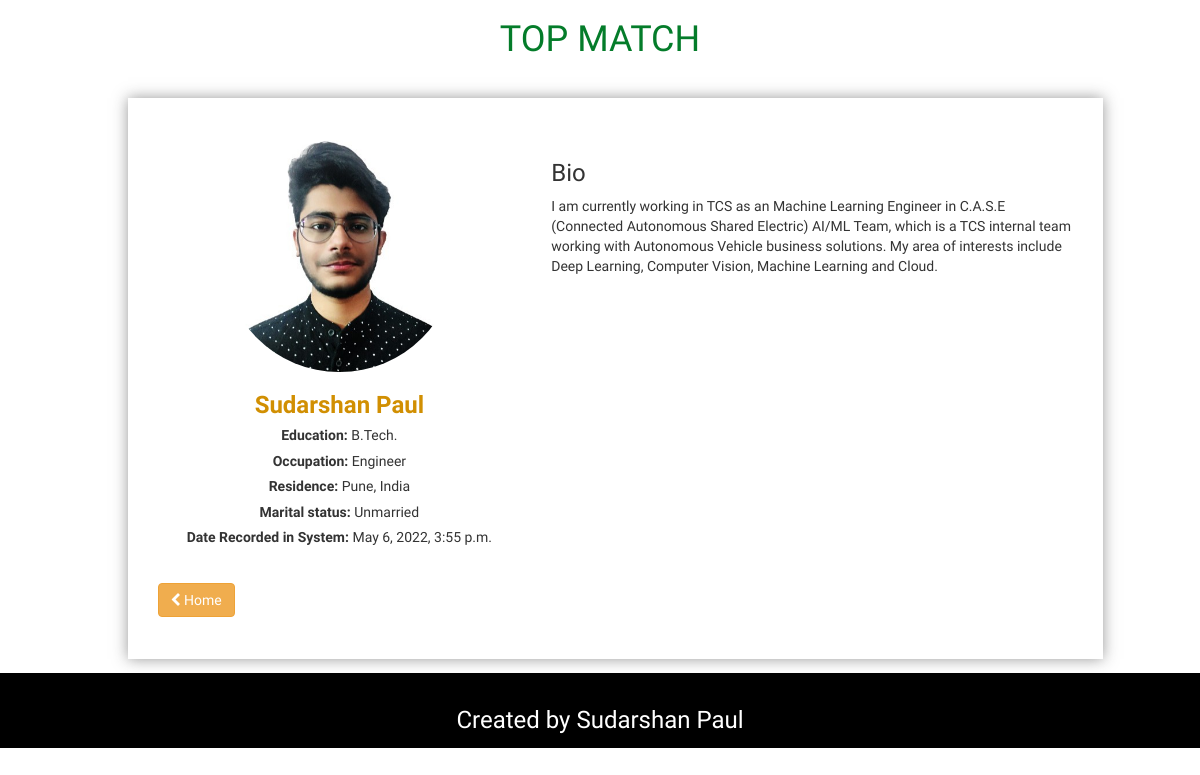
Page /records/details/1/ on the committed database.
### records/models.py (models this page shows, shortened)
class Records(models.Model):
    id = models.CharField(max_length=100, primary_key=True)
    first_name = models.CharField(max_length=50)
    last_name = models.CharField(max_length=50, null=True)
    residence = models.CharField(max_length=50, null=True)
    country = models.CharField(max_length=50, null=True)
    education = models.CharField(max_length=150, null=True)
    occupation = models.CharField(max_length=150, null=True)
    marital_status = models.CharField(max_length=50, null=True)
    bio = models.TextField()
    recorded_at = models.DateTimeField(default=datetime.now, blank=True)
    avatar = models.ImageField(upload_to=path_and_rename, null=True, blank=True)
    class Meta:
        verbose_name_plural = "Records"

### records/views.py (the view)
# urls.py: url(r'^records/details/(?P<id>[\w.@+-]+)/$', record_views.details, name='details'),
def details(request, id):
    record = Records.objects.get(id=id)
    print('DETAILS')
    context = {
        'record' : record
    }
    return render(request, 'details.html', context)

### recog/templates/recog/details.html (shortened to what this page needs)
{% extends 'layout.html' %}
{% load static %}
{% block content %}
<div class="container">
  <div style="padding-bottom: 2em;text-align:center">
    <h1 class="text-center" style="color:#047c2a">TOP MATCH</h1>
  </div>
  <div class="container">
    <div class="row">
      <div class="col-md-10 col-md-offset-1" style="padding-top:3em;padding-bottom:3em;-webkit-box-shadow: 0px 0px 14px 0px rgba(50, 50, 50, 0.5);
-moz-box-shadow:    0px 0px 14px 0px rgba(50, 50, 50, 0.5);
box-shadow:         0px 0px 14px 0px rgba(50, 50, 50, 0.5);">
        <div class="col-md-5">
          <div class="row">
            <div class="col-md-8 col-md-offset-2">
              <img src="{% static '' %}users/{{record.id}}.jpeg" class="img-responsive" style="border-radius:50%"/>
            </div>
            <div class="col-md-12" style="text-align:center">
              <h3 style="color:#d18f02"><b>{{record.first_name}} {{record.last_name}}</b></h3>
              <h5><b>Education: </b> {{record.education}} </h5>
              <h5><b>Occupation: </b> {{record.occupation}} </h5>
              <h5><b>Residence: </b> {{record.residence}}, {{record.country}}</h5>
              <h5><b>Marital status: </b> {{record.marital_status}}
              <h5><b>Date Recorded in System: </b> {{record.recorded_at}}</h5>
            </div>
          </div>
        </div>
        <div class="col-md-7">
          <h3>Bio</h3>
          <p>
            {{record.bio}}
          </p>
        </div>
        <div class="col-md-12" style="margin-top:2em">
          <a href="/dashboard" class="btn btn-warning"><i class="fa fa-chevron-left" aria-hidden="true"></i> Home</a>
        </div>
      </div>
    </div>
  </div>
</div>
{% endblock %}

### static/style.css (style rules this page uses)
html, body { font-family: "Muli", sans-serif; -webkit-font-smoothing: antialiased !important; }

### rows in the picture
Records: first_name "Sudarshan", last_name "Paul", education "B.Tech.", occupation "Engineer", residence "Pune", country "India", marital_status "Unmarried", recorded_at "May 6, 2022, 3:55 p.m.", bio "I am currently working in TCS as an Machine Learning Engineer in C.A.S.E (Connected Autonomous Shared Electric) AI/ML Team, which is a TCS internal team working with Autonomous Vehicle business solutions. My area of interests include Deep Learning, Computer Vision, Machine Learning and Cloud."
